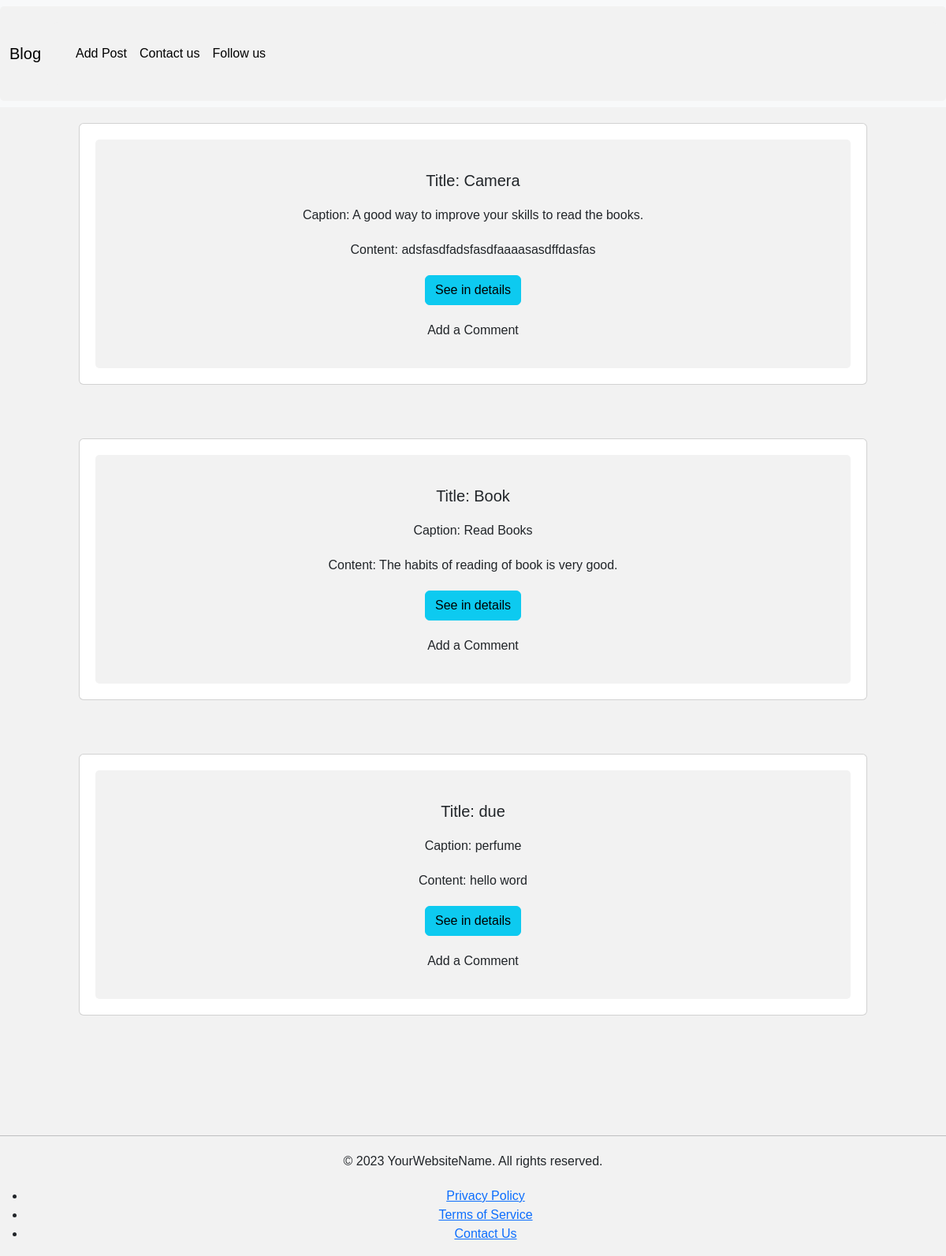
The page / on the database its author committed.
### blog_app/models.py (models this page shows, shortened)
class Post(models.Model):
    title = models.CharField(max_length=100)
    caption = models.CharField(max_length=200)
    content = models.TextField()

### blog_app/views.py (the view)
# urls.py: path('', views.home, name='home_page'),
def home(request):
    posts = Post.objects.all()
    return render(request, "home.html", {'posts':posts})

### templates/home.html (shortened to what this page needs)
{% extends "index.html" %}
{% load static %}
{% block body %}
{% for data in posts %}
  <div class="col-sm-6">
    <div class="card">
      <div class="card-body">
        <h5 class="card-title">Title: {{data.title}}</h5>
        <p class="card-text">Caption: {{data.caption}}</p>
        <p class="card-text">Content: {{data.content}}</p>
        <a href="detail/{{data.id}}">
            <button type="button" class="btn btn-info">See in details</button>
        </a>
        <p>Add a Comment</p>
      </div>
    </div>
  </div>
<br> <br>
{% endfor %}
{% endblock body %}

### templates/index.html (shortened to what this page needs)
<!DOCTYPE html>
{% load static %}
<html lang="en">
<head>
    <link href="https://cdn.jsdelivr.net/npm/bootstrap@5.3.2/dist/css/bootstrap.min.css" rel="stylesheet">
    <link rel="stylesheet" href="https://cdnjs.cloudflare.com/ajax/libs/font-awesome/6.4.2/css/all.min.css" />
    <link rel="stylesheet" href="/static/css/style.css">
    <link rel="stylesheet" href="/static/css/form.css">
    <link rel="stylesheet" href="/static/css/privacy.css">
    <link rel="stylesheet" href="/static/css/follow.css">
</head>
<body>
    <nav class="navbar navbar-expand-lg bg-body-tertiary">
        <div class="container-fluid">
          <a class="navbar-brand" href="/">Blog</a>
          <div class="collapse navbar-collapse" id="navbarNav">
            <ul class="navbar-nav">
              <li class="nav-item">
                <a class="nav-link active" aria-current="page" href="{% url 'addtemp' %}">Add Post</a>
              </li>
              <li class="nav-item">
                <a class="nav-link active" aria-current="page" href="{% url 'contact' %}">Contact us</a>
              </li>
              <li class="nav-item">
                <a class="nav-link active" aria-current="page" href="{% url 'follow' %}">Follow us</a>
              </li>
            </ul>
          </div>
        </div>
      </nav>
      {% block body %}
      {% endblock body %}
    <br> <br> <br> <hr>
    <footer>
        <p>&copy; 2023 YourWebsiteName. All rights reserved.</p>
        <ul>
            <li><a href="#">Privacy Policy</a></li>
            <li><a href="{% url 'privacy' %}">Terms of Service</a></li>
            <li><a href="{% url 'contact' %}">Contact Us</a></li>
        </ul>
    </footer>
</body>
</html>

### static/css/style.css (style rules this page uses)
footer { text-align:center; }
.col-sm-6 { display:contents; text-align: center; padding: 100px; }
.card { padding: 20px; margin-left: 100px; margin-right: 100px; margin-top: 20px; }
div { border-radius: 5px; background-color: #f2f2f2; padding: 20px; }
body { font-family: Arial, sans-serif; background-color: #f2f2f2; margin: 0; padding: 0; }
p { font-size: 16px; }
button { background-color: #007BFF; color: #fff; border: none; border-radius: 5px; padding: 10px 20px; cursor: pointer; font-weight: bold; }

### static/css/privacy.css (style rules this page uses)
body { font-family: Arial, sans-serif; margin: 20px; }
p { margin: 20px; }

### static/css/follow.css (style rules this page uses)
body { font-family: Arial, sans-serif; margin: 0; padding: 0; }

### rows shown on the page
Post: title "Camera", caption "A good way to improve your skills to read the books.", content "adsfasdfadsfasdfaaaasasdffdasfas"
Post: title "Book", caption "Read Books", content "The habits of reading of book is very good."
Post: title "due", caption "perfume", content "hello word"
